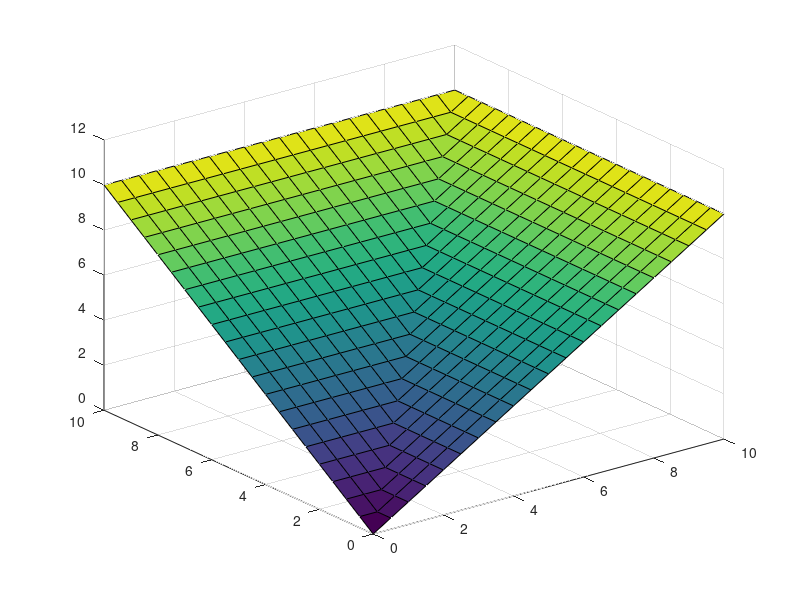

Reproduce this figure in MATLAB.

Smax=15; 
T=1; 
r=0.05; 
q1=0.02;
q2=0.03; 
r1=r-q1;
r2=r-q2;
vol1 =0.40;
vol2 =0.40;
% Grid Initialization
timestep =0.01; 
stockstep =0.5; 
h=0.2;
T = 20;
N=T; % Number of Time 
M=Smax/stockstep+1; % Number of Stock
s1=linspace (0 ,Smax,M); % all the nodes on the x 
s2=linspace (0 ,Smax,M); % all the nodes on the y 
[ S1 , S2]= meshgrid ( s1 , s2 ) ;
%timestep=T/N;
%stockstep=Smax/M;
MM=M-2; %the interior nodes on the space mesh 
% Final Condition t=T, set up matrix V(T)
V_T=zeros(M,M);
for i=1:M
    for j=1:M
    V_T( i , j )=max( S1 ( i , j ) , S2 ( i , j ) ) ;
    end
end


% Set up the matrix A and the vector b 
A=zeros(MM^2,MM^2); 
b=zeros(MM^2,1);
% using the boundary conditions: v(0,s2,t)=s2&v(s1,0,t)=s1 
i =1; j =1;
A( i , i )=( vol1 ^2)* s1 ( i +1)^2/(h*h)+( vol2 ^2)*( s2 ( j +1)^2)/(h*h)+r ; 
A(i , i+1)=-(r1*s1(i+1))/(2*h)-(vol1^2)*s1(i+1)^2/(2*h*h);
A(i , i+MM)=-(r2*s2(j+1))/(2*h)-(vol2^2)*s2(j+1)^2/(2*h*h);

b(i)=((r1*s1(i+1))/(2*h)-(vol1^2)*s1(i+1)^2/(2*h*h))*s2(j +1)... 
    +((r2*s2 ( j +1))/(2*h)-(vol2 ^2)* s2 ( j +1)^2/(2*h*h))* s1 ( i +1);
% using the boundary condition: v(0,s2,t)=s2 
j =1;
for i=2:(MM-1)
A( i , i )=( vol1 ^2)* s1 ( i +1)^2/(h*h)+( vol2 ^2)*( s2 ( j +1)^2)/(h*h)+r ; A(i , i+1)=-(r1*s1(i+1))/(2*h)-(vol1^2)*s1(i+1)^2/(2*h*h);
A(i ,i-1)=(r1*s1(i+1))/(2*h)-(vol1^2)*s1(i+1)^2/(2*h*h);
A(i , i+MM)=-(r2*s2(j+1))/(2*h)-(vol2^2)*s2(j+1)^2/(2*h*h);
b( i )=(( r2*s2 ( j +1))/(2*h)-(vol2 ^2)* s2 ( j +1)^2/(2*h*h))* s2 ( j +1);
end
% using the boundary conditions: v(INF,s2,t)=Smax&v(s1,0,t)=s1 
i =MM ; j = 1 ;
A( i , i )=( vol1 ^2)* s1 ( i +1)/(h*h)+( vol2 ^2)*( s2 ( j +1)^2)/(h*h)+r ; 
A(i ,i-1)=(r1*s1(i+1))/(2*h)-(vol1^2)*s1(i+1)^2/(2*h*h);
A(i , i+MM)=-(r2*s2(j+1))/(2*h)-(vol2^2)*s2(j+1)^2/(2*h*h);
b ( i ) = ( - ( r1 * s1 ( i + 1 ) ) / ( 2 * h ) - ( vol1 ^ 2 ) * s1 ( i + 1 ) ^ 2 / ( 2 * h * h ) ) * Smax...
+((r2*s2 ( j +1))/(2*h)-(vol2 ^2)* s2 ( j +1)^2/(2*h*h))* s1 ( i +1);
% interior nodes 
for j=2:(MM-1) 
    for i=2:(MM-1)
k=MM*(j-1)+i ;
A(k , k)=( vol1 ^2)* s1 ( i +1)^2/(h*h)+( vol2 ^2)*( s2 ( j +1)^2)/(h*h)+r ; 
A ( k , k +1)=-( r1 * s1 ( i + 1 ) ) / ( 2 * h ) - ( vol1 ^ 2 ) * s1 ( i + 1 ) ^ 2 / ( 2 * h * h ) ; 
A(k,k-1)=(r1*s1( i +1))/(2*h)-(vol1^2)*s1( i +1)^2/(2*h*h);
A ( k , k +MM) = - ( r2 * s2 ( j + 1 ) ) / ( 2 * h ) - ( vol2 ^ 2 ) * s2 ( j + 1 ) ^ 2 / ( 2 * h * h ) ;
A ( k , k -MM) = ( r2 * s2 ( j + 1 ) ) / ( 2 * h ) - ( vol2 ^ 2 ) * s2 ( j + 1 ) ^ 2 / ( 2 * h * h ) ;
    end
end
% using the boundary condition: v(0,s2,t)=s2 
i =1;
for j=2:(MM-1)
k = (MM* ( j - 1 ) + 1 ) ;
A(k , k)=( vol1 ^2)* s1 ( i +1)^2/(h*h)+( vol2 ^2)*( s2 ( j +1)^2)/(h*h)+r ; 
A ( k , k +1)=-( r1 * s1 ( i + 1 ) ) / ( 2 * h ) - ( vol1 ^ 2 ) * s1 ( i + 1 ) ^ 2 / ( 2 * h * h ) ;
A ( k , k +MM) = - ( r2 * s2 ( j + 1 ) ) / ( 2 * h ) - ( vol2 ^ 2 ) * s2 ( j + 1 ) ^ 2 / ( 2 * h * h ) ;
A ( k , k -MM) = ( r2 * s2 ( j + 1 ) ) / ( 2 * h ) - ( vol2 ^ 2 ) * s2 ( j + 1 ) ^ 2 / ( 2 * h * h ) ;
b(k)=(( r1*s1 ( i +1))/(2*h)-(vol1 ^2)* s1 ( i +1)^2/(2*h*h))* s2 ( j +1); 
end
% using the boundary condition:v(INF,s2,t)=Smax 
i =MM ;
for j=2:(MM-1)
k=MM* ( j -1)+MM;
A(k , k)=( vol1 ^2)* s1 ( i +1)^2/(h*h)+( vol2 ^2)*( s2 ( j +1)^2)/(h*h)+r ;
A(k,k+1)=(r1*s1( i +1))/(2*h)-(vol1^2)*s1( i +1)^2/(2*h*h);
A ( k , k +MM) = - ( r2 * s2 ( j + 1 ) ) / ( 2 * h ) - ( vol2 ^ 2 ) * s2 ( j + 1 ) ^ 2 / ( 2 * h * h ) ;
A ( k , k -MM) = ( r2 * s2 ( j + 1 ) ) / ( 2 * h ) - ( vol2 ^ 2 ) * s2 ( j + 1 ) ^ 2 / ( 2 * h * h ) ;
b(k)=(-(r1*s1 ( i +1))/(2*h)-(vol1 ^2)* s1 ( i +1)^2/(2*h*h))* s2 ( j +1); 
end
% using the boundary conditions: v(0,s2,t)=s2&v(s1,INF,t)=Smax 
i = 1 ; j =MM; k=MM* ( j - 1 ) + 1 ;
A(k , k)=( vol1 ^2)* s1 ( i +1)^2/(h*h)+( vol2 ^2)*( s2 ( j +1)^2)/(h*h)+r ; 
A ( k , k +1)=-( r1 * s1 ( i + 1 ) ) / ( 2 * h ) - ( vol1 ^ 2 ) * s1 ( i + 1 ) ^ 2 / ( 2 * h * h ) ;
A ( k , k -MM) = ( r2 * s2 ( j + 1 ) ) / ( 2 * h ) - ( vol2 ^ 2 ) * s2 ( j + 1 ) ^ 2 / ( 2 * h * h ) ;
b(k)=((r1*s1(i+1))/(2*h)-(vol1^2)*s1(i+1)^2/(2*h*h))*s2(j +1)... 
    +(-(r2*s2 ( j +1))/(2*h)-(vol2 ^2)* s2 ( j +1)^2/(2*h*h))*Smax;
    

% using the boundary condition : v(s1 ,INF, t)=Smax 
j=MM; 
for i =2:(MM-1)
k=MM*(j-1)+i ;
A(k , k)=( vol1 ^2)* s1 ( i +1)^2/(h*h)+( vol2 ^2)*( s2 ( j +1)^2)/(h*h)+r ; 
A ( k , k +1)=-( r1 * s1 ( i + 1 ) ) / ( 2 * h ) - ( vol1 ^ 2 ) * s1 ( i + 1 ) ^ 2 / ( 2 * h * h ) ;
A ( k , k -MM) = ( r2 * s2 ( j + 1 ) ) / ( 2 * h ) - ( vol2 ^ 2 ) * s2 ( j + 1 ) ^ 2 / ( 2 * h * h ) ; 
A(k,k-1)=(r1*s1( i +1))/(2*h)-(vol1^2)*s1( i +1)^2/(2*h*h);
b ( k ) = ( - ( r2 * s2 ( j + 1 ) ) / ( 2 * h ) - ( vol2 ^ 2 ) * s2 ( j + 1 ) ^ 2 / ( 2 * h * h ) ) * Smax ;
end
% using the boundayr conditions : v(s1 ,INF, t)=Smax&v(s2 ,INF, t)=Smax i =MM ; j =MM ; k =MM * ( j - 1 ) +MM ;
A(k , k)=( vol1 ^2)* s1 ( i +1)^2/(h*h)+( vol2 ^2)*( s2 ( j +1)^2)/(h*h)+r ; A(k,k-1)=(r1*s1( i +1))/(2*h)-(vol1^2)*s1( i +1)^2/(2*h*h);
A ( k , k -MM) = ( r2 * s2 ( j + 1 ) ) / ( 2 * h ) - ( vol2 ^ 2 ) * s2 ( j + 1 ) ^ 2 / ( 2 * h * h ) ;
b ( k ) = ( - ( r1 * s1 ( i + 1 ) ) / ( 2 * h ) - ( vol1 ^ 2 ) * s1 ( i + 1 ) ^ 2 / ( 2 * h * h ) ) * Smax ...
+(-(r2*s2 ( j +1))/(2*h)-(vol2 ^2)* s2 ( j +1)^2/(2*h*h))*Smax;
% Solve U(t)
% Use the theta-method
I=eye(MM^2,MM^2); theta=1/2; U = zeros(MM^2,N); % the initial values on the interior nodes
for i=1:MM
    for j=1:MM
    kk =MM * ( i - 1 ) + j ; 
    U(kk,N)=V_T(i+1,j+1);
    end
end
%calculate the U with time decreasing from T to 0 
for n=(N-1):-1:1
U(: ,n)=inv(I+(1-theta)*timestep.*A)... 
    *((I-theta*timestep.*A)*U(: ,n+1)+timestep.*b);
% American Condition 
    for i=2:(M-1)


        for j=2:(M-1)
            if U((i-2)*(M-2)+(j-1),n)<max((i-1)*stockstep ,(j-1)*stockstep)
            U(( i -2)*(M-2)+(j -1),n)=max(( i -1)*stockstep ,( j -1)*stockstep ); 
            end
        end
    end
end
% Put values back to the matrix V 

for k = 1:T
V=zeros(M,M) ;
for i=2:(M-1)
    for j=2:(M-1)
    V ( i , j ) = U ( ( i - 2 ) * ( M- 2 ) + ( j - 1 ) , k ) ;
    end
end
V(:,1)=s2 (:); 
V(: ,M)=Smax;
V(1,:)=s1 (:); 
V(M,:)=Smax;
Ms = 21;

surf(S1( 1 : Ms , 1 : Ms ) , S2 ( 1 : Ms , 1 : Ms ) ,V( 1 : Ms , 1 : Ms ) )
axis([0 10 0 10 0 12])
%hold off
pause(0.3)
end







